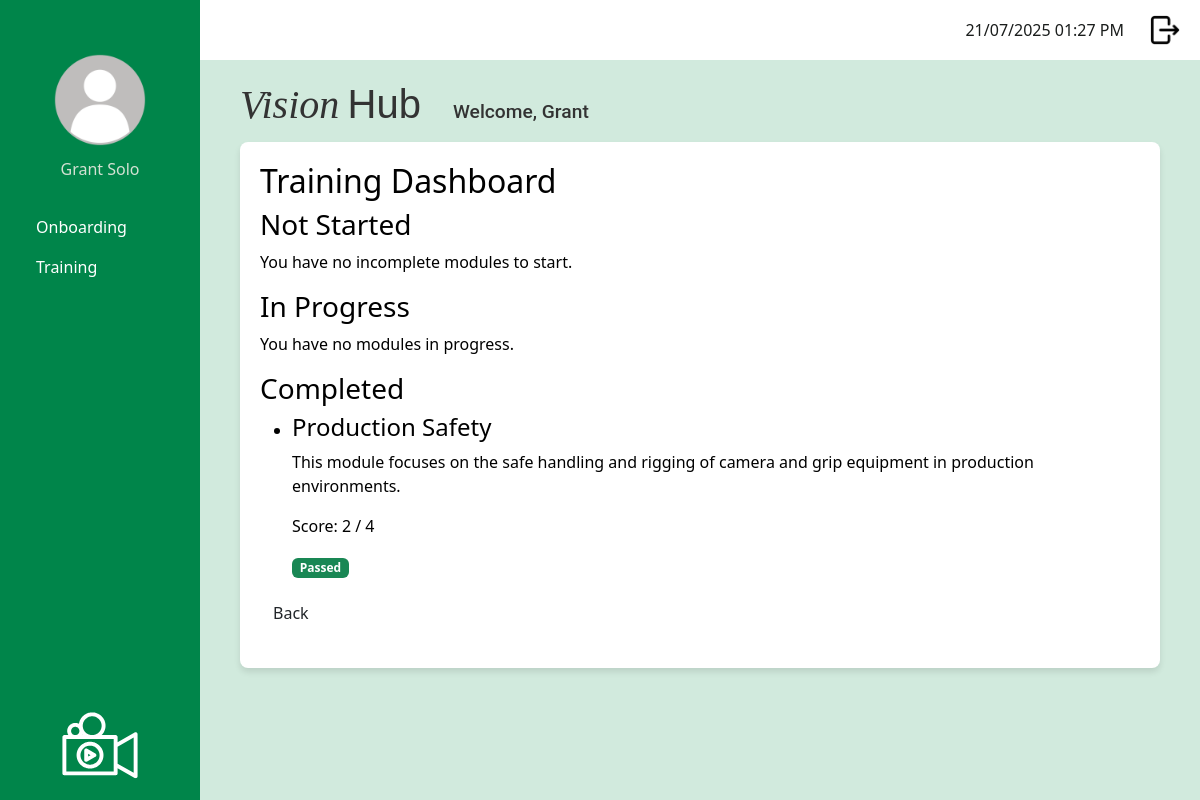
The app's page /dashboard_training (signed in) with its own data.
### app/models.py (models this page shows, shortened)
class User(UserMixin, db.Model):
    __tablename__ = 'user'
    id: so.Mapped[int] = so.mapped_column(primary_key=True)
    username: so.Mapped[str] = so.mapped_column(sa.String(120), index=True, unique=True)
    first_name: so.Mapped[str] = so.mapped_column(sa.String(50), index=True)
    surname: so.Mapped[str] = so.mapped_column(sa.String(50), index=True)
    job_title: so.Mapped[str] = so.mapped_column(sa.String(50), index=True)
    password_hash: so.Mapped[str] = so.mapped_column(sa.String(256))
    is_onboarding: so.Mapped[bool] = so.mapped_column(default=False) # Default: Not onboarding
    dateStarted: so.Mapped[datetime] = so.mapped_column(index=True, default=lambda: datetime.now(timezone.utc))
    google_email: so.Mapped[Optional[str]] = so.mapped_column(sa.String(120), unique=True, nullable=True)
    profile_photo: so.Mapped[Optional[str]] = so.mapped_column(sa.String(120), nullable=True, default='profileDefault.png')
    manager_id: so.Mapped[Optional[int]] = so.mapped_column(sa.ForeignKey('user.id'), nullable=True)
    manager: so.Mapped[Optional['User']] = so.relationship('User', remote_side=[id], back_populates='manages')
    manages: so.Mapped[List['User']] = so.relationship('User', back_populates='manager')
    role_id: so.Mapped[int] = so.mapped_column(sa.ForeignKey('role.id'))
    role: so.Mapped['Role'] = so.relationship('Role', back_populates='users')
    department_id: so.Mapped[int] = so.mapped_column(sa.ForeignKey('department.id'))
    department: so.Mapped['Department'] = so.relationship('Department', back_populates='users')
    module_progress: so.Mapped[List['UserModuleProgress']] = so.relationship('UserModuleProgress', back_populates='user')
    onboarding_path_id: so.Mapped[int] = so.mapped_column(sa.ForeignKey('onboarding_path.id'), nullable=True)
    onboarding_path: so.Mapped['OnboardingPath'] = so.relationship('OnboardingPath')

class TrainingModule (db.Model):
    __tablename__ = 'training_module'
    id: so.Mapped[int] = so.mapped_column(primary_key=True)
    module_title: so.Mapped[str] = so.mapped_column(sa.String(150), index=True, unique=True)
    module_description: so.Mapped[str] = so.mapped_column(sa.Text, nullable=False)
    module_instructions: so.Mapped[str] = so.mapped_column(sa.Text, nullable=False)
    video_url: so.Mapped[str] = so.mapped_column(sa.String(300))
    questions: so.Mapped[List['Question']] = so.relationship('Question', back_populates='training_module', cascade='all, delete-orphan')
    user_progress: so.Mapped[List['UserModuleProgress']] = so.relationship('UserModuleProgress', back_populates='training_module')
    onboarding_steps: so.Mapped[List['OnboardingStep']] = so.relationship('OnboardingStep', back_populates='training_module', cascade='all, delete-orphan')

### app/routes.py (the view)
@app.route('/dashboard_training', methods=['GET'])
@login_required
def training_dashboard():
    if current_user.role.role_name != "staff":
        return redirect(url_for('logout'))
    onboarding_path = current_user.onboarding_path
    if onboarding_path:
        steps = onboarding_path.steps
    else:
        steps = []
    completed_modules = []
    to_be_completed_modules = []
    in_progress_modules = []
    passing_threshold = 0.5
    for step in steps:
        module = step.training_module
        if module:
            progress = UserModuleProgress.query.filter_by(
                user_id=current_user.id,
                training_module_id=module.id
            ).order_by(UserModuleProgress.id.desc()).first()
            if not progress:
                to_be_completed_modules.append(module)
            else:
                total_questions = len(module.questions) or 1  # Avoid division by zero
                if progress.completed_date:
                    if progress.score is not None and (progress.score / total_questions) >= passing_threshold:
                        completed_modules.append({
                            'module': module,
                            'score': progress.score,
                            'passed': True
                        })
                    else:
                        to_be_completed_modules.append(module)
                else:
                    in_progress_modules.append(module)
    return render_template(
        'dashboard_training.html',
        title="Training Dashboard",
        to_be_completed_modules=to_be_completed_modules,
        in_progress_modules=in_progress_modules,
        completed_modules=completed_modules
    )

### app/models.py (called while the page is built)
@login.user_loader
def load_user(id):
    return db.session.get(User, int(id))

### app/templates/dashboard_training.html
{% extends "base.html" %}
{% block content %}
<h2>Training Dashboard</h2>
<h3>Not Started</h3>
{% if to_be_completed_modules %}
    <ul>
    {% for module in to_be_completed_modules %}
        <li>
            <h4>{{ module.module_title }}</h4>
            <p>{{ module.module_description }}</p>
            <a href="{{ url_for('take_training_module', module_id=module.id) }}" class="btn btn-primary">
                Start Module
            </a>
        </li>
    {% endfor %}
    </ul>
{% else %}
    <p>You have no incomplete modules to start.</p>
{% endif %}
<h3>In Progress</h3>
{% if in_progress_modules %}
    <ul>
    {% for module in in_progress_modules %}
        <li>
            <h4>{{ module.module_title }}</h4>
            <p>{{ module.module_description }}</p>
            <a href="{{ url_for('take_training_module', module_id=module.id) }}" class="btn btn-warning">
                Resume Module
            </a>
        </li>
    {% endfor %}
    </ul>
{% else %}
    <p>You have no modules in progress.</p>
{% endif %}
<h3>Completed</h3>
{% if completed_modules %}
    <ul>
    {% for entry in completed_modules %}
        <li>
            <h4>{{ entry.module.module_title }}</h4>
            <p>{{ entry.module.module_description }}</p>
            <p>Score: {{ entry.score }} / {{ entry.module.questions|length }}</p>
            {% if entry.passed %}
                <span class="badge bg-success">Passed</span>
            {% else %}
                <span class="badge bg-danger">Failed</span>
                <a href="{{ url_for('take_training_module', module_id=entry.module.id) }}" class="btn btn-secondary">Retake Module</a>
            {% endif %}
        </li>
    {% endfor %}
    </ul>
{% else %}
    <p>You have no completed modules.</p>
{% endif %}
<p>
    <a href="{{ url_for('staff_dashboard') }}" class="btn">Back</a>
</p>
{% endblock %}

### app/templates/base.html (shortened to what this page needs)
<!doctype html>
<html>
    <head>
            <link
            href="{{ url_for('static', filename='css/bootstrap.min.css') }}"
            rel="stylesheet"/>
            <link href="{{ url_for('static', filename='css/stylesheet.css') }}" rel="stylesheet"/>
        </head>
    <body>
         <div class="sidebar">
            <div class="profile-container">
                <form id="photoForm"
                    action="{{ url_for('update_profile_photo') }}"
                    method="POST"
                    enctype="multipart/form-data"
                    style="display:inline;">
                <img src="{{ url_for('static',
                                    filename='images/profilePhoto/'
                                        ~ (current_user.profile_photo or 'profileDefault.png')) }}"
                    id="profilePicture"
                    class="profilePicture"
                    alt="Click to change photo"
                    style="cursor:pointer; width:100px; height:100px;
                            object-fit:cover; border-radius:50%;">
                </form>
                <h5 class="profile-photo-text">{{ current_user.first_name|title }} {{ current_user.surname|title }}</h5>
            </div>
            <nav class="nav flex-column sideNavLink-container">
                {% if current_user.role.role_name == 'admin' %}
                    <a class="nav-link" href="#">Onboarding</a>
                    <a class="nav-link" href="{{ url_for('manage_training_modules') }}">Training</a>
                    <a class="nav-link" href="#">Knowledge Base</a>
                    <a class="nav-link" href="{{ url_for('manage_users') }}">User Managment</a>
                    <a class="nav-link" href="#">Onboarding</a>
                    <a class="nav-link" href="#">Reports</a>
                    <a class="nav-link" href="#">Content Management</a>
                    {% elif current_user.role.role_name == 'manager' %}
                    <a class="nav-link" href="#">Onboarding</a>
                    <a class="nav-link" href="#">Training</a>
                    <a class="nav-link" href="#">Reports</a>
                    {% elif current_user.role.role_name == 'staff' %}
                    <a class="nav-link" href="#">Onboarding</a>
                    <a class="nav-link" href="{{ url_for('training_dashboard') }}">Training</a>
                {% endif %}
            </nav>
            <img src="{{ url_for('static', filename='images/logoImageWhite.svg') }}" class="sidebarLogo">
        </div>
         <div class="top-bar">
            <div class="d-flex align-items-center">
                <span class="me-3" id="clock"></span>
                <a href="{{ url_for('logout') }}" class="logout-link">
                    <img src="{{ url_for('static', filename='images/logout.png') }}" class="logout-image">
                </a>
            </div>
        </div>
        <div class="logo-name-container">
            <h2 class="logo-text">
                <span class="logo-vision">Vision</span>
                <span class="logo-hub">Hub</span>
            </h2>
            <h3 class="welcome-text">Welcome, {{ current_user.first_name|title }}</h3>
        </div>
        <div class="content">
            {% block content %}
            {% endblock %}
        </div>
    </body>
</html>

### app/static/css/stylesheet.css (style rules this page uses)
body { color: #000000; background-color: #d1eadd ; }
.logo-name-container { display: flex; align-items: baseline; margin-left: 240px; margin-top: 20px; margin-bottom: 5px; gap: 2rem; color: #333; }
.logo-vision { font-family: 'Playfair Display', serif; font-weight: 450; font-style: italic; font-size: 2.5rem; }
.logo-hub { font-family: 'Montserrat', sans-serif; font-weight: 200; font-size: 2.5rem; margin-left: 0; }
.welcome-text { font-family: 'Roboto', sans-serif; font-size: 1.2rem; margin: 0; }
.sidebar { background-color: #00854a; color: white; font-size: 1rem; font-weight: 400; height: 100vh; position: fixed; width: 200px; padding: 20px; display: flex; flex-direction: column; justify-content: space-between; text-align: left }
.profile-photo-text { font-size: 1rem; font-weight: 200; color: rgb(211, 225, 211); text-align: center; }
.sidebarLogo { max-width: 100%; width: 120px; height: auto; display: block; margin: 0 auto; margin-top: auto; }
.profilePicture { display: block; margin: 30px auto 10px auto; border-radius: 50%; width: 80px; height: 80px; object-fit: cover; }
.sideNavLink-container { margin-top: 20px; }
.nav-link { border-radius: 0.5rem; color: white; }
.top-bar { background-color: white; height: 60px; padding: 10px 20px; margin-left: 200px; display: flex; justify-content: flex-end; align-items: center; }
.logout-image { width: 30px; height: 30px; object-fit: cover; margin-left: 10px; }
#clock { color: #1a1d1c; margin-right: 20px; }
.content { background-color: white; border-radius: 8px; margin-left: 240px; padding: 20px; box-shadow: 0 4px 6px rgba(0, 0, 0, 0.1); max-width: calc(100% - 240px - 40px); }

### records on screen
User: profile_photo (placeholder picture), first_name "Grant", surname "Solo"
TrainingModule: module.module_title "Production Safety", module.module_description "This module focuses on the safe handling and rigging of camera and grip equipment in production environments."

### other values on screen
{{ entry.score }} "2"
{{ entry.module.questions|length }} "4"
